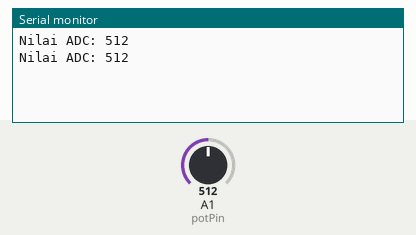
Simulated run of this sketch. Board: Arduino Uno, built with avr-gcc and run on an emulated ATmega328P. On the bench: the last lines printed to the serial monitor. The inputs (shaded band) are chosen by the test bench; at power-on: A1 (potPin) = 512.

Above: at 1.8 s.
1.9 s: A1 (potPin) set to 716
At 2.8 s:
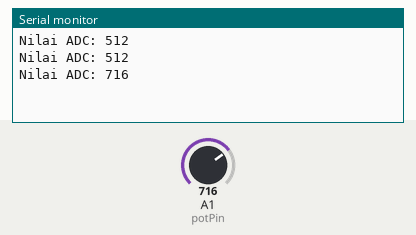
3.4 s: A1 (potPin) set to 900
At 4.8 s:
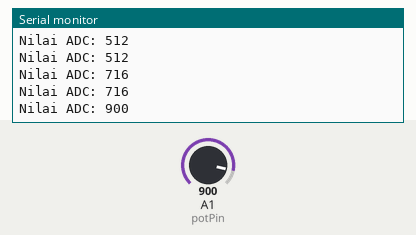
Timing chart, 0 to 6.4 s (numbered marks = the images above; inputs shaded):
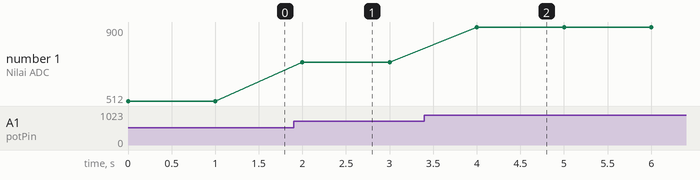

The sketch:

Tugas_4.1_Potensimeter.ino
```cpp
const int potPin = A1;  // Pin analog untuk potensiometer

void setup() {
  Serial .begin(9600); // Memulai komunikasi serial
}

void loop() {
  int nilaiADC = analogRead(potPin); // Membaca nilai ADC dari potensiometer
  Serial.print("Nilai ADC: ");
  Serial.println(nilaiADC); // Menampilkan nilai ADC pada serial monitor
  delay(1000); // Tunda selama 1 detik
}
```

Measured:
- after the input at 1.9 s, the serial monitor: prints a new line after 0.10 s (image 1)
- after the input at 3.4 s, the serial monitor: prints a new line after 0.60 s (image 2)
- plotted number 1: 512 → 716 after the input at 1.9 s, 716 → 900 after the input at 3.4 s
